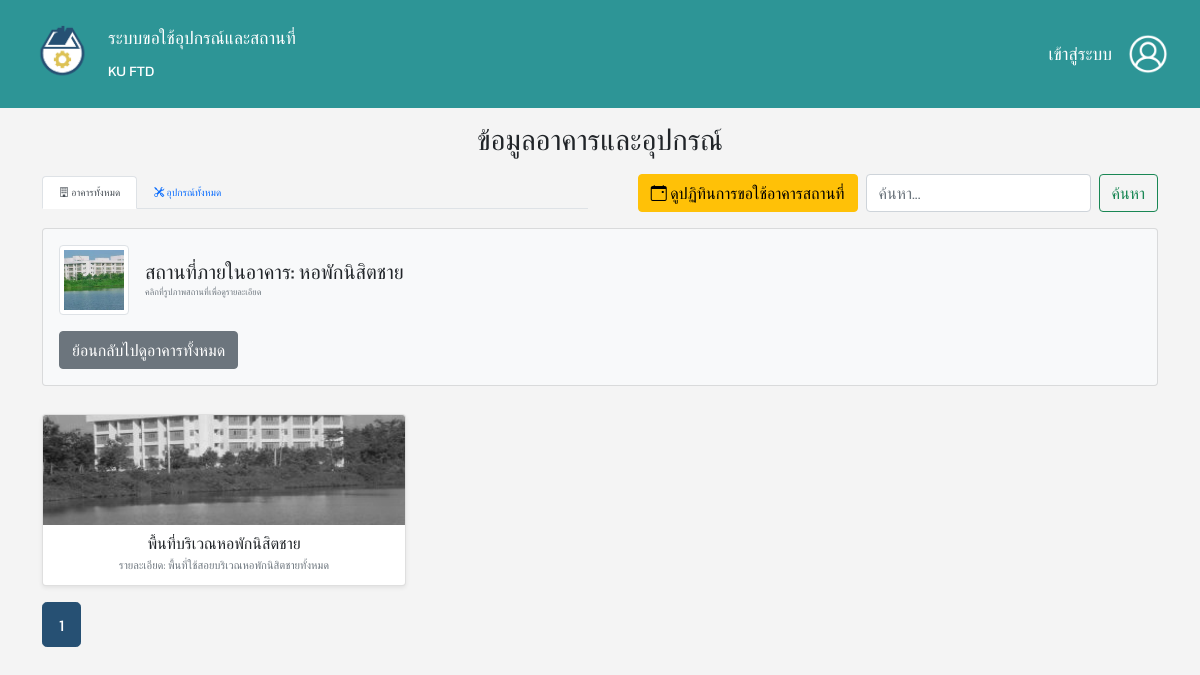
/?mode=building_detail&building_id=4, run on the app's committed database.
### tables this page shows
CREATE TABLE `buildings` (
  `building_id` varchar(2) NOT NULL,
  `building_name` varchar(255) NOT NULL,
  `building_pic` varchar(255) NOT NULL
);

CREATE TABLE `facilities` (
  `facility_id` int(4) NOT NULL,
  `facility_name` varchar(100) NOT NULL,
  `facility_des` varchar(255) NOT NULL,
  `facility_pic` varchar(255) NOT NULL,
  `building_id` varchar(2) NOT NULL
);

### php/user_data-view.php (called while the page is built, shortened)
<?php
include 'database/database.php';
$items_per_page = 9;
$current_page = isset($_GET['page']) ? (int)$_GET['page'] : 1;
$offset = ($current_page - 1) * $items_per_page;
$search_query = isset($_GET['search']) ? trim($_GET['search']) : '';
$search_param = '%' . $search_query . '%';
$mode = isset($_GET['mode']) ? $_GET['mode'] : 'buildings';
$data = [];
$total_items = 0;
try {
    if ($mode == 'buildings') {
        $sql_count = "SELECT COUNT(DISTINCT b.building_id)
                    FROM buildings b
                    LEFT JOIN facilities f ON b.building_id = f.building_id
                    WHERE b.building_name LIKE ? OR f.facility_name LIKE ?";
        $stmt_count = $conn->prepare($sql_count);
        $stmt_count->bind_param("ss", $search_param, $search_param);
        $stmt_count->execute();
        $stmt_count->bind_result($total_items);
        $stmt_count->fetch();
        $stmt_count->close();
        $sql_data = "SELECT
                        b.building_id,
                        b.building_name,
                        b.building_pic,
                        GROUP_CONCAT(
                            CASE
                                WHEN f.facility_name LIKE ? THEN f.facility_name
                                ELSE NULL
                            END
                            SEPARATOR ', '
                        ) AS matched_facilities
                    FROM buildings b
                    LEFT JOIN facilities f ON b.building_id = f.building_id
                    WHERE b.building_name LIKE ? OR f.facility_name LIKE ?
                    GROUP BY b.building_id, b.building_name, b.building_pic
                    ORDER BY CAST(b.building_id AS UNSIGNED) ASC
                    LIMIT ? OFFSET ?";
        $stmt_data = $conn->prepare($sql_data);
        $stmt_data->bind_param("sssii", $search_param, $search_param, $search_param, $items_per_page, $offset);
        $stmt_data->execute();
        $result_data = $stmt_data->get_result();
        while ($row = $result_data->fetch_assoc()) {
            $data[] = $row;
        }
        $stmt_data->close();
    } elseif ($mode == 'building_detail' && isset($_GET['building_id'])) {
        $building_id = (int)$_GET['building_id'];
        $stmt_building = $conn->prepare("SELECT building_name, building_pic FROM buildings WHERE building_id = ?");
        $stmt_building->bind_param("i", $building_id);
        $stmt_building->execute();
        $detail_item = $stmt_building->get_result()->fetch_assoc();
        if ($detail_item) {
            $sql_count = "SELECT COUNT(*) FROM facilities WHERE building_id = ? AND (facility_name LIKE ? OR facility_des LIKE ?)";
            $stmt_count = $conn->prepare($sql_count);
            $stmt_count->bind_param("iss", $building_id, $search_param, $search_param);
            $stmt_count->execute();
            $stmt_count->bind_result($total_items);
            $sql_data = "SELECT facility_id, facility_name, facility_des, facility_pic FROM facilities WHERE building_id = ? AND (facility_name LIKE ? OR facility_des LIKE ?) ORDER BY facility_id ASC LIMIT ? OFFSET ?";
            $stmt_data = $conn->prepare($sql_data);
            $stmt_data->bind_param("issii", $building_id, $search_param, $search_param, $items_per_page, $offset);
            $stmt_data->execute();
            $result_data = $stmt_data->get_result();
            while ($row = $result_data->fetch_assoc()) {
                $data[] = $row;
            }
        } else {
            header("Location: ?mode=buildings&status=building_not_found");
            exit();
        }
    }
} catch (Exception $e) {
    error_log("Database Error: " . $e->getMessage());
}
$total_pages = ceil($total_items / $items_per_page);
?>

### index.php (the view, shortened to what this page needs)
<?php
    include 'database/database.php';
    require_once 'php/user_data-view.php';
?>
<!DOCTYPE html>
<html lang="th">
<head>
    <?php include 'header.php'?>
    <link href='https://cdn.jsdelivr.net/npm/fullcalendar@5.11.3/main.min.css' rel='stylesheet' />
</head>
<body>
    <nav class="navbar navbar-dark navigator">
        <div class="container-fluid">
            <div class="d-flex align-items-center gap-3">
                <img src="./images/logo.png" class="img-fluid logo" alt="Logo">
                <div class="d-flex flex-column">
                    <span class="navbar-brand mb-0 fs-5 fs-md-4">ระบบขอใช้อุปกรณ์และสถานที่</span>
                    <span class="navbar-brand mb-0 fs-6 fs-md-5">KU FTD</span>
                </div>
            </div>
            <div class="d-flex align-items-center ms-auto">
                <a class="navbar-brand mb-0 fs-5 fs-md-4" href="login-page.php">เข้าสู่ระบบ</a>
                <a href="login-page.php">
                    <img src="./images/user_button.png" class="img-fluid logo" style="width:40px; height:40px; object-fit:cover;" alt="User Button">
                </a>
            </div>
        </div>
    </nav>
    <div class="container mt-0">
        <h1 class="mb-3 text-center">ข้อมูลอาคารและอุปกรณ์</h1>
        <div class="row mb-3 align-items-center">
            <div class="col-md-6">
                <ul class="nav nav-tabs">
                    <li class="nav-item">
                        <a class="nav-link <?php echo ($mode == 'buildings' || $mode == 'building_detail' || $mode == 'facility_detail') ? 'active' : ''; ?>" aria-current="page" href="?mode=buildings">
                            <i class="bi bi-building"></i> อาคารทั้งหมด
                        </a>
                    </li>
                    <li class="nav-item">
                        <a class="nav-link <?php echo ($mode == 'equipment' || $mode == 'equip_detail') ? 'active' : ''; ?>" href="?mode=equipment">
                            <i class="bi bi-tools"></i> อุปกรณ์ทั้งหมด
                        </a>
                    </li>
                </ul>
            </div>
            <div class="col-md-6">
                <div class="d-flex justify-content-end">
                    <?php if ($mode == 'buildings' || $mode == 'building_detail'): ?>
                        <button type="button" class="btn btn-warning me-2" data-bs-toggle="modal" data-bs-target="#calendarModal">
                            <i class="bi bi-calendar-event"></i> ดูปฏิทินการขอใช้อาคารสถานที่
                        </button>
                    <?php endif; ?>
                    <form class="d-flex" action="" method="GET">
                        <input class="form-control me-2" type="search" placeholder="ค้นหา..." aria-label="Search" name="search" value="<?php echo htmlspecialchars($search_query); ?>">
                            <button class="btn btn-outline-success" type="submit">ค้นหา</button>
                    </form>
                </div>
            </div>
        </div>
        <?php
        if ($mode == 'facility_detail' && $detail_item):
            $back_link = '?mode=building_detail&building_id=' . htmlspecialchars($detail_item['building_id']);
        ?>
            <div class="card p-3 my-3">
                <h2 class="card-title mb-3">รายละเอียดสถานที่: <?php echo htmlspecialchars($detail_item['facility_name']); ?></h2>
                <div class="row">
                    <div class="col-12 col-md-4 text-center">
                        <?php if ($detail_item['facility_pic'] && file_exists($detail_item['facility_pic'])): ?>
                            <img src="<?php echo htmlspecialchars($detail_item['facility_pic']); ?>" class="detail-img img-fluid" alt="Facility Picture">
                        <?php else: ?>
                            <img src="./images/placeholder.png" class="detail-img img-fluid" alt="No Image">
                        <?php endif; ?>
                    </div>
                    <div class="col-12 col-md-8 details-text">
                        <p class="mb-1"><strong>ชื่อสถานที่:</strong> <?php echo htmlspecialchars($detail_item['facility_name']); ?></p>
                        <p class="mb-1"><strong>รายละเอียด:</strong> <?php echo nl2br(htmlspecialchars($detail_item['facility_des'])); ?></p>
                        <p class="mb-1"><strong>อาคาร:</strong> <?php echo htmlspecialchars($detail_item['building_id']); ?></p>
                        <p class="mb-1"><strong>ชื่ออาคาร:</strong> <?php echo htmlspecialchars($detail_item['building_name']); ?></p>
                    </div>
                </div>
                <div class="d-flex justify-content-start mt-3">
                    <a href="<?php echo htmlspecialchars($back_link); ?>" class="btn btn-secondary">ย้อนกลับ</a>
                </div>
            </div>
        <?php
        else:
            if (empty($data)):
        ?>
                <div class="alert alert-info text-center mt-4">
                    <?php if (!empty($search_query)): ?>
                        ไม่พบข้อมูลที่คุณค้นหา "<?php echo htmlspecialchars($search_query); ?>"
                    <?php else: ?>
                        <?php if ($mode == 'buildings'): ?>
                            ยังไม่มีข้อมูลอาคารในระบบ
                        <?php elseif ($mode == 'equipment'): ?>
                            ยังไม่มีข้อมูลอุปกรณ์ในระบบ
                        <?php elseif ($mode == 'building_detail' && $detail_item): ?>
                            ยังไม่มีข้อมูลสถานที่ในอาคาร "<?php echo htmlspecialchars($detail_item['building_name']); ?>"
                        <?php endif; ?>
                    <?php endif; ?>
                </div>
        <?php
            else:
                if ($mode == 'building_detail' && $detail_item):
        ?>
                    <div class="card p-3 my-3 bg-light">
                        <div class="d-flex align-items-center">
                            <?php if ($detail_item['building_pic'] && file_exists($detail_item['building_pic'])): ?>
                                <img src="<?php echo htmlspecialchars($detail_item['building_pic']); ?>" alt="Building Pic" class="img-thumbnail me-3" style="width: 70px; height: 70px; object-fit: cover;">
                            <?php endif; ?>
                            <div>
                                <h3 class="mb-0 fs-5">สถานที่ภายในอาคาร: <?php echo htmlspecialchars($detail_item['building_name']); ?></h3>
                                <small class="text-muted">คลิกที่รูปภาพสถานที่เพื่อดูรายละเอียด</small>
                            </div>
                        </div>
                        <div class="d-flex justify-content-start mt-3">
                            <a href="?mode=buildings" class="btn btn-secondary">ย้อนกลับไปดูอาคารทั้งหมด</a>
                        </div>
                    </div>
        <?php endif;?>
                <div class="row row-cols-1 row-cols-sm-2 row-cols-md-2 row-cols-lg-3 g-2 mt-0">
                    <?php foreach ($data as $item): ?>
                        <div class="col">
                            <div class="card h-100 shadow-sm">
                                <?php
                                $img_src = './images/placeholder.png';
                                $item_name = '';
                                $link_href = '#';
                                if ($mode == 'buildings') {
                                    $img_src = ($item['building_pic'] && file_exists($item['building_pic'])) ? htmlspecialchars($item['building_pic']) : $img_src;
                                    $item_name = htmlspecialchars($item['building_name']);
                                    $link_href = '?mode=building_detail&building_id=' . htmlspecialchars($item['building_id']);
                                } elseif ($mode == 'equipment') {
                                    $img_src = ($item['equip_pic'] && file_exists($item['equip_pic'])) ? htmlspecialchars($item['equip_pic']) : $img_src;
                                    $item_name = htmlspecialchars($item['equip_name']);
                                    $link_href = '?mode=equip_detail&equip_id=' . htmlspecialchars($item['equip_id']);
                                } elseif ($mode == 'building_detail') {
                                    $img_src = ($item['facility_pic'] && file_exists($item['facility_pic'])) ? htmlspecialchars($item['facility_pic']) : $img_src;
                                    $item_name = htmlspecialchars($item['facility_name']);
                                    $link_href = '?mode=facility_detail&facility_id=' . htmlspecialchars($item['facility_id']);
                                }
                                ?>
                                <a href="<?php echo $link_href; ?>" class="card-img-link">
                                    <img src="<?php echo $img_src; ?>" class="card-img-top" alt="<?php echo $item_name; ?>">
                                </a>
                                <div class="card-body d-flex flex-column">
                                    <?php if ($mode == 'buildings'): ?>
                                        <h5 class="card-title text-center">
                                            อาคาร <?php echo htmlspecialchars($item['building_id']); ?>: <?php echo htmlspecialchars($item['building_name']); ?>
                                        </h5>
                                        <?php if (!empty($search_query) && !empty($item['matched_facilities'])): ?>
                                            <p class="card-text text-success mb-0 small text-center">
                                                <i class="bi bi-search"></i> : <?php echo htmlspecialchars($item['matched_facilities']); ?>
                                            </p>
                                        <?php endif; ?>
                                    <?php else:  ?>
                                        <h5 class="card-title text-center"><?php echo $item_name; ?></h5>
                                    <?php endif; ?>
                                    <?php if ($mode == 'equipment'): ?>
                                        <p class="card-text text-muted mb-0 small text-center">จำนวน: <?php echo htmlspecialchars($item['quantity'] . ' ' . $item['measure']); ?></p>
                                        <p class="card-text text-muted mb-0 small text-center">ขนาด: <?php echo htmlspecialchars($item['size']); ?></p>
                                    <?php elseif ($mode == 'building_detail'): ?>
                                        <p class="card-text text-muted mb-0 small text-center">รายละเอียด: <?php echo htmlspecialchars(mb_strimwidth($item['facility_des'], 0, 40, "...")); ?></p>
                                    <?php endif; ?>
                                </div>
                            </div>
                        </div>
                    <?php endforeach; ?>
                </div>
                <nav aria-label="Page navigation" class="pagination-container mt-2 mb-0">
                    <ul class="pagination pagination-lg">
                        <?php for ($i = 1; $i <= $total_pages; $i++): ?>
                            <li class="page-item <?php echo ($i == $current_page) ? 'active' : ''; ?>">
                                <a class="page-link" href="?mode=<?php echo htmlspecialchars($mode); ?>&page=<?php echo $i; ?><?php echo !empty($search_query) ? '&search=' . htmlspecialchars($search_query) : ''; ?><?php echo ($mode == 'building_detail' && isset($_GET['building_id'])) ? '&building_id=' . htmlspecialchars($_GET['building_id']) : ''; ?>">
                                    <?php echo $i; ?>
                                </a>
                            </li>
                        <?php endfor; ?>
                    </ul>
                </nav>
        <?php
            endif;
        endif;
        ?>
    </div>
</body>
</html>

### data on the page
buildings: building_pic (picture), building_name "หอพักนิสิตชาย"
facilities: facility_pic (picture), facility_name "พื้นที่บริเวณหอพักนิสิตชาย", facility_des "พื้นที่ใช้สอยบริเวณหอพักนิสิตชายทั้งหมด"
